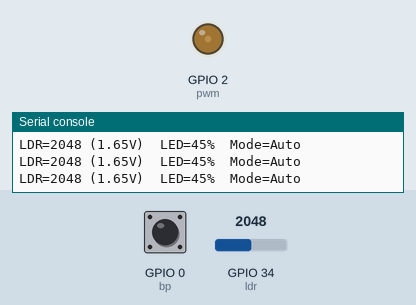
A program run on a simulated ESP32 board running MicroPython. On the bench: output pins drawn as LEDs (lit = HIGH), the last lines printed to the serial console. Inputs (shaded band) come from the test bench; at power-on: GPIO 0 (bp) HIGH, GPIO 34 (ldr) = 2048 (analog values on the 0–4095 scale).

Above: at 1.2 s.
1.3 s: GPIO 0 (bp) pulled LOW for 0.25 s
At 2.4 s:
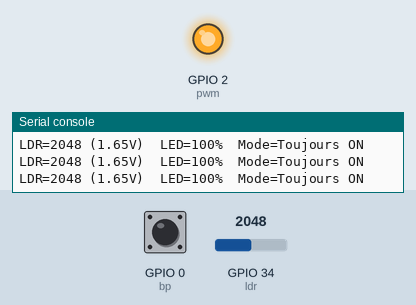
3.0 s: GPIO 0 (bp) pulled LOW for 1 s
At 4.7 s:
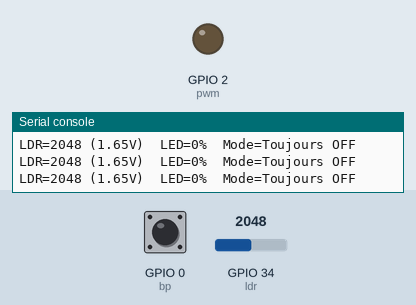
5.5 s: GPIO 0 (bp) driven LOW
7.1 s: GPIO 0 (bp) driven HIGH
At 8.3 s:
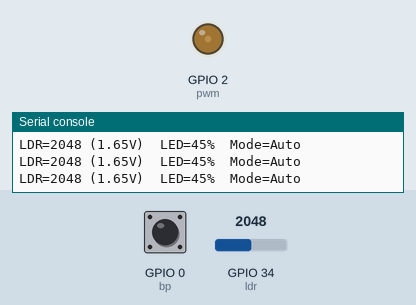
8.6 s: GPIO 34 (ldr) set to 2540
At 9.8 s:
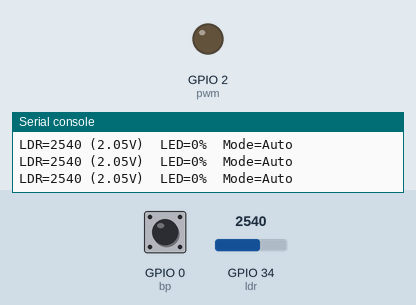
10.2 s: GPIO 34 (ldr) set to 2460
At 11.3 s:
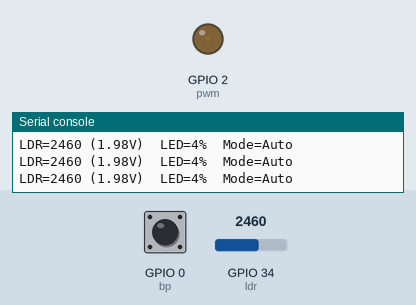
Timing chart, 0 to 12.8 s (numbered marks = the images above; inputs shaded):
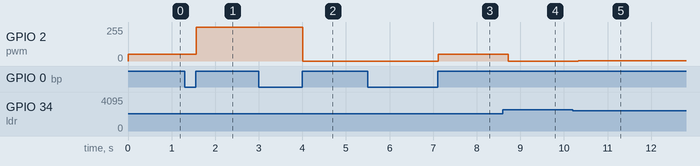

Measured:
- after the input at 1.3 s, GPIO 2 (pwm): 52/255 → 255/255 after 0.27 s
- after the input at 3.0 s, GPIO 2 (pwm): 255/255 → 0/255 after 1.0 s
- after the input at 7.1 s, GPIO 2 (pwm): 0/255 → 52/255 at once
- after the input at 8.6 s, GPIO 2 (pwm): 52/255 → 0/255 after 0.12 s
- after the input at 10.2 s, GPIO 2 (pwm): 0/255 → 1/255 after 0.13 s

The program:

main.py
```python
# Atelier 04 — Lumière automatique (LDR + LED PWM)
# Fablab Ardèche — MicroPython
#
# Une cellule photoélectrique (LDR) mesure la luminosité ambiante.
# Quand il fait sombre, la LED s'allume automatiquement.
# La luminosité de la LED est proportionnelle à l'obscurité.
#
# Matériel : ESP32, LDR + résistance 10kΩ, LED + résistance 220Ω
# Connexions :
#   LDR (pont diviseur) → GPIO34 (ADC)
#   LED                 → GPIO2  (PWM)
#   Bouton mode         → GPIO0  (PULL_UP)

from machine import Pin, ADC, PWM
import time

# --- Configuration ---
SEUIL_NUIT  = 1500   # en dessous = sombre → LED s'allume
SEUIL_JOUR  = 2500   # au dessus  = clair  → LED s'éteint (hystérésis)

# --- Initialisation ---
ldr  = ADC(Pin(34))
ldr.atten(ADC.ATTN_11DB)    # plage 0–3.3V
ldr.width(ADC.WIDTH_12BIT)  # résolution 12 bits

pwm = PWM(Pin(2), freq=1000)
bp  = Pin(0, Pin.IN, Pin.PULL_UP)

# --- Modes ---
MODES = ["Auto", "Toujours ON", "Toujours OFF"]
mode  = 0
led_allumee = False

def correction_gamma(valeur_0_100):
    """Correction perceptuelle : l'œil perçoit mieux une courbe quadratique."""
    return int((valeur_0_100 / 100) ** 2 * 1023)

def luminosite_led(ldr_val):
    """Calcule la luminosité LED selon la valeur LDR (0=sombre → LED forte)."""
    if ldr_val >= SEUIL_JOUR:
        return 0
    elif ldr_val <= SEUIL_NUIT:
        return 100
    else:
        # Zone de transition : interpolation linéaire
        pct = (SEUIL_JOUR - ldr_val) / (SEUIL_JOUR - SEUIL_NUIT) * 100
        return int(pct)

# --- Boucle principale ---
print("Lumière automatique démarrée")
print(f"Seuil nuit : {SEUIL_NUIT}  |  Seuil jour : {SEUIL_JOUR}")
print("Appuie sur BOOT pour changer de mode")

t_btn = time.ticks_ms()

while True:
    now = time.ticks_ms()

    # --- Bouton : changer de mode ---
    if bp.value() == 0 and time.ticks_diff(now, t_btn) > 300:
        mode = (mode + 1) % len(MODES)
        t_btn = now
        print(f"Mode : {MODES[mode]}")
        while bp.value() == 0:   # attendre relâchement
            time.sleep_ms(20)

    # --- Lecture LDR ---
    ldr_val = ldr.read()
    tension = ldr_val * 3.3 / 4095

    # --- Calcul luminosité selon le mode ---
    if MODES[mode] == "Auto":
        pct = luminosite_led(ldr_val)
    elif MODES[mode] == "Toujours ON":
        pct = 100
    else:
        pct = 0

    duty = correction_gamma(pct)
    pwm.duty(duty)

    print(f"LDR={ldr_val} ({tension:.2f}V)  LED={pct}%  Mode={MODES[mode]}")
    time.sleep_ms(200)
```
